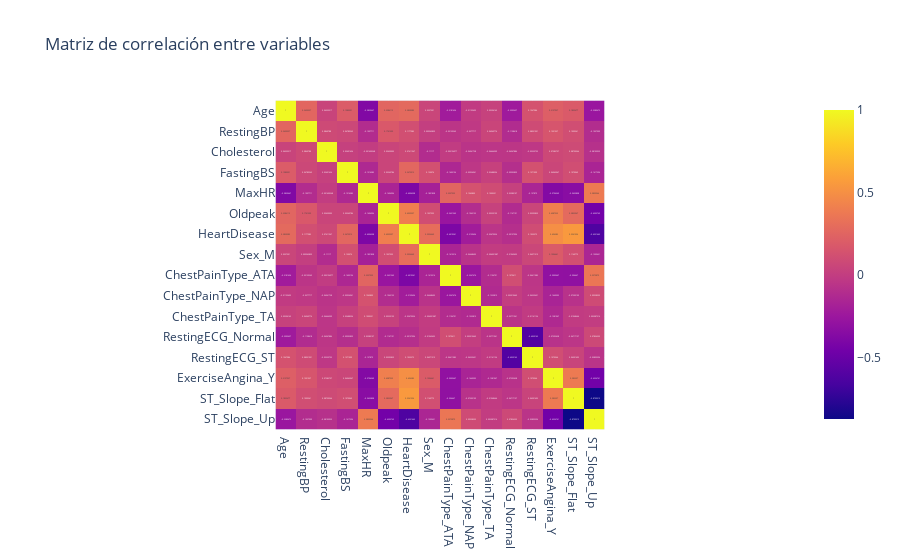

Notebook code cell kept with this figure:
### Code cell
import plotly.express as px

fig = px.imshow(
    corr,
    text_auto=True,
    title="Matriz de correlación entre variables"
)

fig.show()

### Figure 1 — Plotly figure (JSON) as saved in the notebook; plotly's stock layout.template omitted (floating-point values rounded to 4 significant figures; data arrays with more than 128 entries replaced by an {"elided": "..."} marker saying what was removed)
{"data": [{"coloraxis": "coloraxis", "hovertemplate": "x: %{x}<br>y: %{y}<br>color: %{z}<extra></extra>", "name": "0", "texttemplate": "%{z}", "type": "heatmap", "x": ["Age", "RestingBP", "Cholesterol", "FastingBS", "MaxHR", "Oldpeak", "HeartDisease", "Sex_M", "ChestPainType_ATA", "ChestPainType_NAP", "ChestPainType_TA", "RestingECG_Normal", "RestingECG_ST", "ExerciseAngina_Y", "ST_Slope_Flat", "ST_Slope_Up"], "xaxis": "x", "y": ["Age", "RestingBP", "Cholesterol", "FastingBS", "MaxHR", "Oldpeak", "HeartDisease", "Sex_M", "ChestPainType_ATA", "ChestPainType_NAP", "ChestPainType_TA", "RestingECG_Normal", "RestingECG_ST", "ExerciseAngina_Y", "ST_Slope_Flat", "ST_Slope_Up"], "yaxis": "y", "z": {"elided": "16x16 float values"}}], "layout": {"coloraxis": {"colorscale": [[0, "#0d0887"], [0.1111, "#46039f"], [0.2222, "#7201a8"], [0.3333, "#9c179e"], [0.4444, "#bd3786"], [0.5556, "#d8576b"], [0.6667, "#ed7953"], [0.7778, "#fb9f3a"], [0.8889, "#fdca26"], [1, "#f0f921"]]}, "title": {"text": "Matriz de correlación entre variables"}, "xaxis": {"anchor": "y", "constrain": "domain", "domain": [0, 1], "scaleanchor": "y"}, "yaxis": {"anchor": "x", "autorange": "reversed", "constrain": "domain", "domain": [0, 1]}}}
